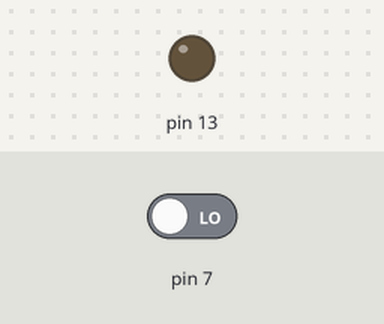
Simulated run of this sketch. Board: Arduino Uno, built with avr-gcc and run on an emulated ATmega328P. Parts: output pins drawn as LEDs (lit = HIGH). Inputs (shaded band) come from the test bench; at power-on: pin 7 LOW.

Above: at 1.2 s.
1.3 s: pin 7 driven HIGH
At 1.7 s:
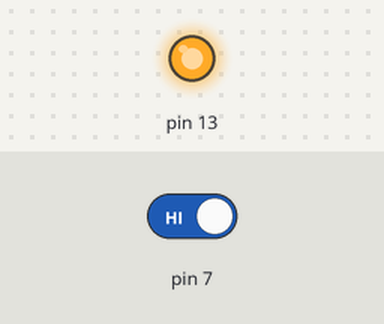
4.3 s: pin 7 driven LOW
At 5.0 s:
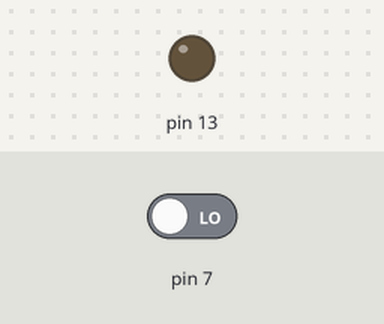
Timing chart, 0 to 7.3 s (numbered marks = the images above; inputs shaded):
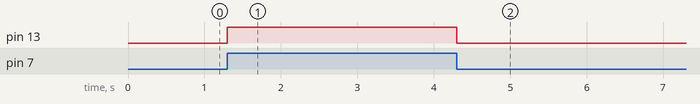

The sketch:

automated_door.ino
```cpp
void setup() {

pinMode (13, OUTPUT);
pinMode (7, INPUT);
}
void loop() {
 if (digitalRead(7))
  {
   digitalWrite (13,HIGH);
   delay (500);
    digitalWrite (13,LOW);
  }
}
```

Measured:
- after the input at 1.3 s, pin 13: LOW → HIGH at once
- after the input at 4.3 s, pin 13: HIGH → LOW at once
